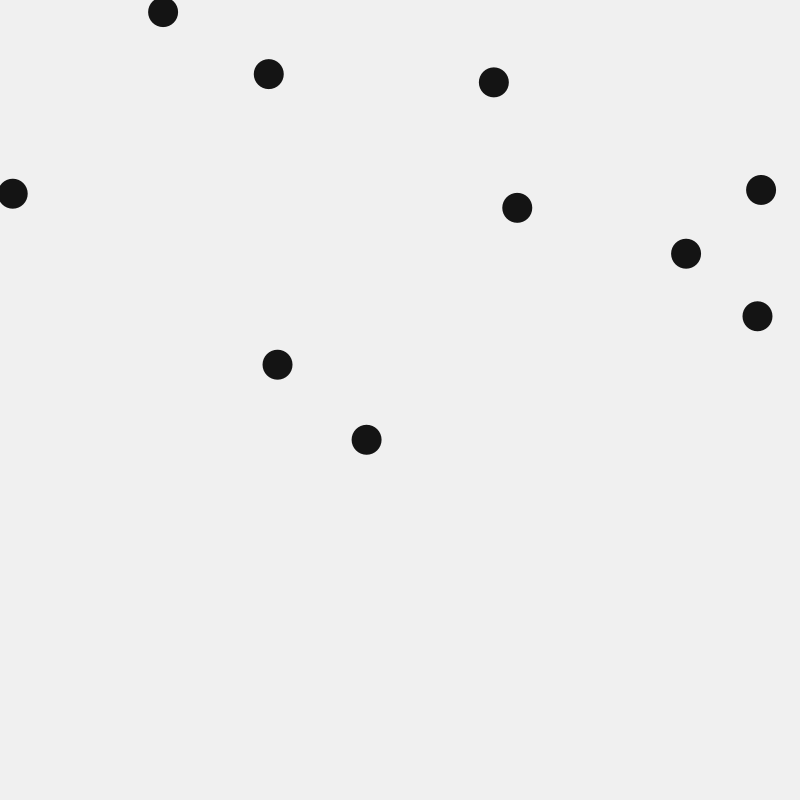
Frame 1 (no input)
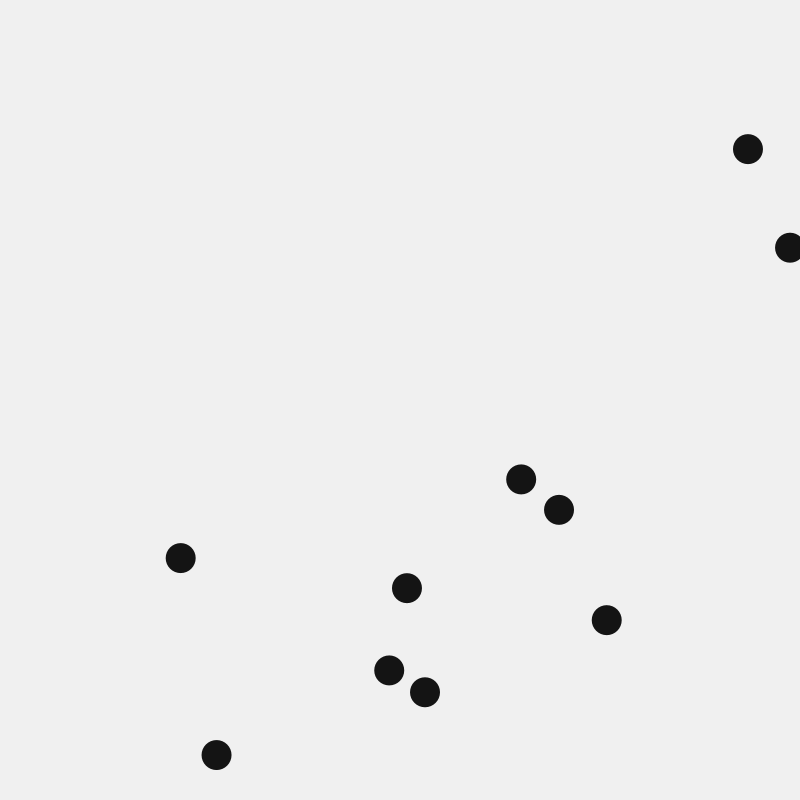
Frame 60 (the mouse pressed at the canvas centre just before this capture)
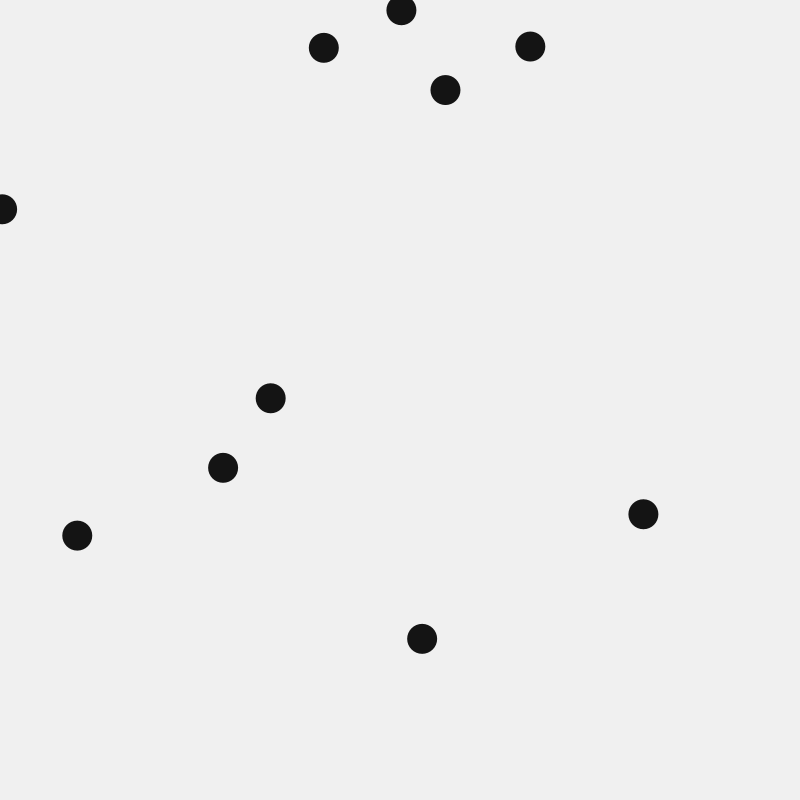
Frame 120 (the mouse held since frame 60 and released just before this capture)

The Processing sketch that drew these frames (run headless with seeded random() and noise(); from frame 60 on, the mouse is pressed at the canvas centre):

// Processing sketch: sketch_0033Loop03
// ── sketch_0033Loop03.pde
//palle randomiche

void setup() {
  size(800, 800);
  frameRate(5);
}

void draw() {
  background(240);
  fill(20);
  noStroke();
  /*ecco il nostro loop*/
  for(int i = 0; i < 10; i++){
    ellipse(random(width), random(height), 30, 30);
  }
  /*aumentando o diminuendo il valore vicino all'operatore "<"
  possiamo aumentare o diminuire il numero di palle*/
}

/*
possiamo tradurre "for" con "finché" in italiano
01_partiamo con l'introdurre una variabile "int" (numero intero, integer)
che all'inizio è uguale a 0
02_poi stabiliamo una condizione: i dev'essere minore di 10
03_poi aumentiamo di 1 la variabile 1 ad ogni loop
QUINDI i aumenta di 1 ad ogni loop FINCHÉ è minore di 10
*/
